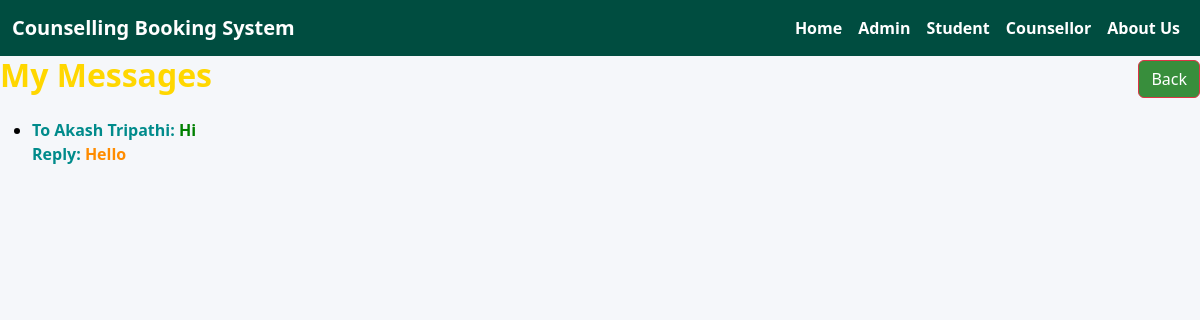
/student_messages (signed in), run on an earlier commit of the app's database.
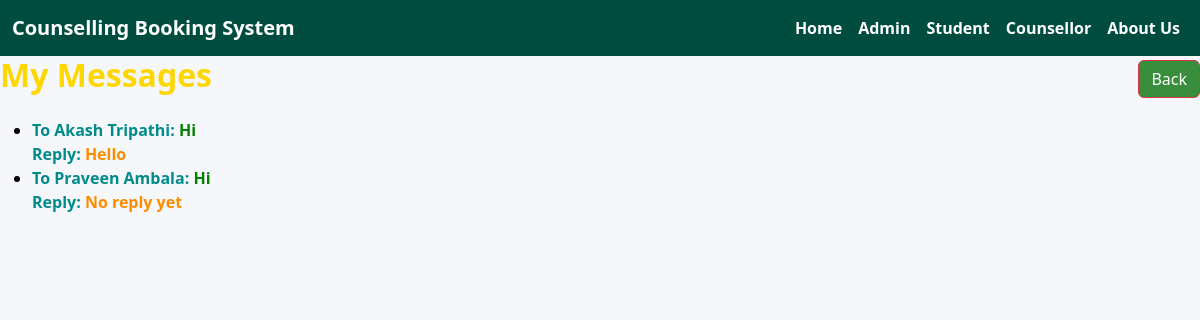
And on a later commit of the database.
### tables this page shows
CREATE TABLE messages (
        id INTEGER PRIMARY KEY AUTOINCREMENT,
        student_id INTEGER,
        counsellor_id INTEGER,
        message TEXT NOT NULL,
        reply TEXT,
        timestamp TEXT
    );

CREATE TABLE counsellors (
        id INTEGER PRIMARY KEY AUTOINCREMENT,
        name TEXT NOT NULL,
        email TEXT NOT NULL,
        password TEXT NOT NULL,
        specialization TEXT NOT NULL,
        bio TEXT NOT NULL
    , gender TEXT, experience TEXT);

### app.py (the view)
@app.route('/student_messages')
def student_messages():
    if 'user_email' not in session:
        return redirect(url_for('user_login'))
    student_email = session['user_email']
    conn = sqlite3.connect('counsellors.db')
    cursor = conn.cursor()
    cursor.execute('SELECT id FROM users WHERE email = ?', (student_email,))
    student = cursor.fetchone()
    if student:
        student_id = student[0]
        cursor.execute('''
            SELECT messages.message, messages.reply, counsellors.name
            FROM messages
            JOIN counsellors ON messages.counsellor_id = counsellors.id
            WHERE student_id = ?
        ''', (student_id,))
        messages = cursor.fetchall()
    else:
        messages = []
    conn.close()
    return render_template('student_messages.html', messages=messages)

### templates/student_messages.html (shortened to what this page needs)
{% extends "base.html" %}
{% block content %}
<div class="d-flex justify-content-between align-items-center mb-3">
  <h2 style="color: gold;">My Messages</h2>
  <button class="btn btn-danger btn-custom" style="padding-left: 200;" onclick="window.location.href='/student_dashboard'">Back</button>
</div>
<ul>
  {% for message, reply, counsellor_name in messages %}
    <li style="color: black;"><strong style="color: darkcyan;">To {{ counsellor_name }}:</strong>
      <strong style="color: green;">{{ message }}</strong> <br>
        <strong style="color: darkcyan;">Reply:</strong>
        <strong style="color: darkorange;">{{ reply or "No reply yet" }}</strong>
        </li>
  {% endfor %}
</ul>
{% endblock %}

What changed in the data, as far as the page shows it:
added messages: name "Praveen Ambala", message "Hi", reply "No reply yet"
